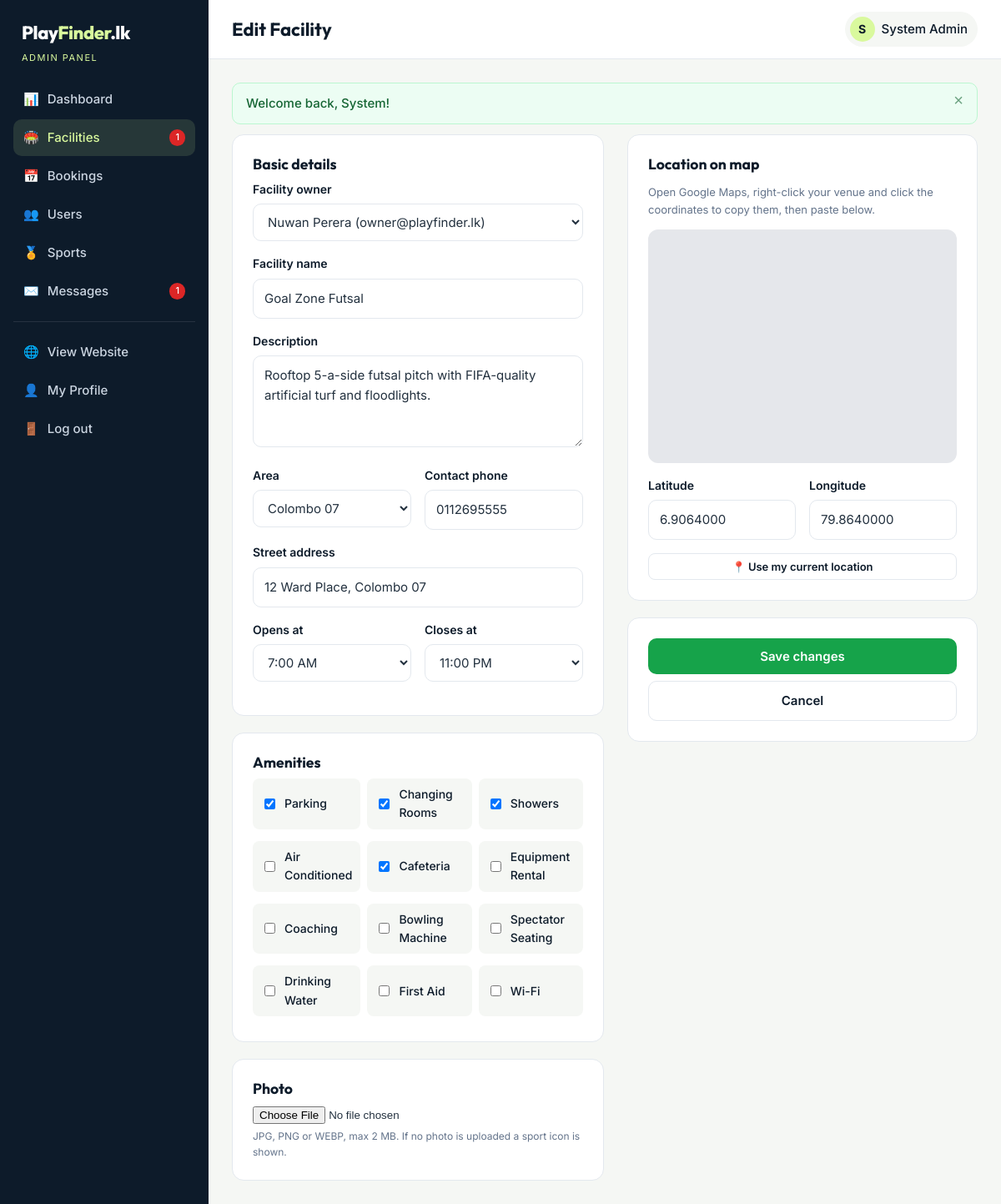
Page /owner/facility-form.php?id=2 (signed in) on the committed database.
### tables this page shows
CREATE TABLE users (
    id            INT AUTO_INCREMENT PRIMARY KEY,
    full_name     VARCHAR(100) NOT NULL,
    email         VARCHAR(150) NOT NULL UNIQUE,
    phone         VARCHAR(20)  NOT NULL,
    password_hash VARCHAR(255) NOT NULL,
    role          ENUM('user','owner','admin') NOT NULL DEFAULT 'user',
    status        ENUM('active','blocked')     NOT NULL DEFAULT 'active',
    created_at    DATETIME NOT NULL DEFAULT CURRENT_TIMESTAMP
);

CREATE TABLE facilities (
    id          INT AUTO_INCREMENT PRIMARY KEY,
    owner_id    INT NOT NULL,
    name        VARCHAR(120) NOT NULL,
    description TEXT,
    address     VARCHAR(255) NOT NULL,
    area        VARCHAR(60)  NOT NULL,
    latitude    DECIMAL(10,7) NOT NULL,
    longitude   DECIMAL(10,7) NOT NULL,
    phone       VARCHAR(20)  NOT NULL,
    open_time   TIME NOT NULL DEFAULT '06:00:00',
    close_time  TIME NOT NULL DEFAULT '22:00:00',
    amenities   VARCHAR(255) DEFAULT NULL,
    image       VARCHAR(255) DEFAULT NULL,
    status      ENUM('pending','approved','rejected') NOT NULL DEFAULT 'pending',
    created_at  DATETIME NOT NULL DEFAULT CURRENT_TIMESTAMP,
    CONSTRAINT fk_fac_owner FOREIGN KEY (owner_id) REFERENCES users(id) ON DELETE CASCADE,
    INDEX idx_fac_area (area),
    INDEX idx_fac_status (status)
);

### includes/functions.php (called while the page is built, shortened)
<?php
function e($value): string
{
    return htmlspecialchars((string)($value ?? ''), ENT_QUOTES, 'UTF-8');
}
function url(string $path = ''): string
{
    return BASE_URL . '/' . ltrim($path, '/');
}
function get_flashes(): array
{
    $f = $_SESSION['flash'] ?? [];
    return $f;
}
function time_label(string $time): string
{
    return date('g:i A', strtotime($time));
}
function amenities_list(?string $amenities): array
{
    return array_filter(array_map('trim', explode(',', (string)$amenities)));
}
function maps_enabled(): bool
{
    return GOOGLE_MAPS_API_KEY !== '';
}
function maps_embed_url(float $lat, float $lng, int $zoom = 15): string
{
    return 'https://maps.google.com/maps?q=' . $lat . ',' . $lng . '&z=' . $zoom . '&output=embed';
}

### includes/db.php (called while the page is built, shortened)
<?php
function db(): PDO
{
    static $pdo = null;
    if ($pdo === null) {
        try {
            $pdo = new PDO(DB_DSN, DB_USER, DB_PASS, [
                PDO::ATTR_ERRMODE            => PDO::ERRMODE_EXCEPTION,
                PDO::ATTR_DEFAULT_FETCH_MODE => PDO::FETCH_ASSOC,
                PDO::ATTR_EMULATE_PREPARES   => false,
            ]);
        } catch (PDOException $e) {
            http_response_code(500);
            exit('<div style="font-family:sans-serif;padding:40px;max-width:640px;margin:auto">
                <h2>Database connection failed</h2>
                <p>Please make sure MySQL is running in XAMPP and that you imported
                <code>database/playfinder.sql</code> in phpMyAdmin.</p>
                <p style="color:#888">Check settings in <code>config/config.php</code>.</p></div>');
        }
    }
    return $pdo;
}
function q(string $sql, array $params = []): PDOStatement
{
    $stmt = db()->prepare($sql);
    $stmt->execute($params);
    return $stmt;
}
function q_one(string $sql, array $params = []): ?array
{
    $row = q($sql, $params)->fetch();
    return $row === false ? null : $row;
}
function q_all(string $sql, array $params = []): array
{
    return q($sql, $params)->fetchAll();
}

### includes/auth.php (called while the page is built, shortened)
<?php
function current_user(): ?array
{
    static $user = false;
    if ($user === false) {
        $user = null;
        if (!empty($_SESSION['user_id'])) {
            $user = q_one('SELECT id, full_name, email, phone, role, status FROM users WHERE id = ?', [$_SESSION['user_id']]);
        }
    }
    return $user;
}
function is_logged_in(): bool
{
    return current_user() !== null;
}
function require_login(): array
{
    if (!is_logged_in()) {
        $_SESSION['redirect_after_login'] = $_SERVER['REQUEST_URI'] ?? url();
        flash('warning', 'Please log in to continue.');
        redirect('login.php');
    }
    return current_user();
}
function require_role(string ...$roles): array
{
    $user = require_login();
    return $user;
}

### owner/facility-form.php (the view, shortened to what this page needs)
<?php
require_once __DIR__ . '/../includes/init.php';
$user = require_role('owner', 'admin');
$isAdmin = $user['role'] === 'admin';
$id = (int)($_GET['id'] ?? 0);
$facility = null;
if ($id) {
    $facility = q_one('SELECT * FROM facilities WHERE id = ?', [$id]);
}
$AMENITIES = ['Parking', 'Changing Rooms', 'Showers', 'Air Conditioned', 'Cafeteria', 'Equipment Rental',
              'Coaching', 'Bowling Machine', 'Spectator Seating', 'Drinking Water', 'First Aid', 'Wi-Fi'];
$owners = $isAdmin ? q_all('SELECT id, full_name, email FROM users WHERE role = ? ORDER BY full_name', ['owner']) : [];
$f = $facility ?? [
    'name' => '', 'description' => '', 'address' => '', 'area' => '', 'latitude' => '', 'longitude' => '',
    'phone' => $user['phone'], 'open_time' => '06:00:00', 'close_time' => '22:00:00', 'amenities' => '', 'image' => null,
    'owner_id' => $isAdmin ? '' : $user['id'],
];
$pageTitle = $facility ? 'Edit Facility' : 'Add Facility';
$activeNav = 'facilities';
require __DIR__ . '/../includes/dash_header.php';
$amenSelected = amenities_list($f['amenities']);
$lat = is_numeric($f['latitude']) ? (float)$f['latitude'] : MAP_DEFAULT_LAT;
$lng = is_numeric($f['longitude']) ? (float)$f['longitude'] : MAP_DEFAULT_LNG;
?>
<form method="post" enctype="multipart/form-data" class="detail-layout" style="grid-template-columns:minmax(0,1fr) 420px">
    <div>
        <div class="card">
            <h3>Basic details</h3>
            <?php if ($isAdmin): ?>
                <div class="form-group">
                    <label>Facility owner</label>
                    <select name="owner_id" required>
                        <?php foreach ($owners as $o): ?>
                            <option value="<?= $o['id'] ?>" <?= $f['owner_id'] == $o['id'] ? 'selected' : '' ?>><?= e($o['full_name'] . ' (' . $o['email'] . ')') ?></option>
                        <?php endforeach; ?>
                    </select>
                </div>
            <?php endif; ?>
            <div class="form-group"><label>Facility name</label><input type="text" name="name" value="<?= e($f['name']) ?>" maxlength="120" required></div>
            <div class="form-group"><label>Description</label><textarea name="description" maxlength="2000"><?= e($f['description']) ?></textarea></div>
            <div class="grid-2">
                <div class="form-group">
                    <label>Area</label>
                    <select name="area" required>
                        <?php foreach (AREAS as $a): ?><option <?= $f['area'] === $a ? 'selected' : '' ?>><?= e($a) ?></option><?php endforeach; ?>
                    </select>
                </div>
                <div class="form-group"><label>Contact phone</label><input type="tel" name="phone" value="<?= e($f['phone']) ?>" placeholder="0112345678" required></div>
            </div>
            <div class="form-group"><label>Street address</label><input type="text" name="address" value="<?= e($f['address']) ?>" maxlength="255" required></div>
            <div class="grid-2">
                <div class="form-group">
                    <label>Opens at</label>
                    <select name="open_hour">
                        <?php for ($h = 0; $h <= 23; $h++): ?>
                            <option value="<?= $h ?>" <?= (int)substr($f['open_time'], 0, 2) === $h ? 'selected' : '' ?>><?= time_label("$h:00") ?></option>
                        <?php endfor; ?>
                    </select>
                </div>
                <div class="form-group">
                    <label>Closes at</label>
                    <select name="close_hour">
                        <?php for ($h = 1; $h <= 23; $h++): ?>
                            <option value="<?= $h ?>" <?= (int)substr($f['close_time'], 0, 2) === $h ? 'selected' : '' ?>><?= time_label("$h:00") ?></option>
                        <?php endfor; ?>
                    </select>
                </div>
            </div>
        </div>
        <div class="card">
            <h3>Amenities</h3>
            <div class="check-grid">
                <?php foreach ($AMENITIES as $a): ?>
                    <label><input type="checkbox" name="amenities[]" value="<?= e($a) ?>" <?= in_array($a, $amenSelected, true) ? 'checked' : '' ?>> <?= e($a) ?></label>
                <?php endforeach; ?>
            </div>
        </div>
        <div class="card">
            <h3>Photo</h3>
            <input type="file" name="image" accept="image/jpeg,image/png,image/webp">
            <div class="hint">JPG, PNG or WEBP, max <?= MAX_UPLOAD_MB ?> MB. If no photo is uploaded a sport icon is shown.</div>
        </div>
    </div>
    <aside class="detail-side">
        <div class="card">
            <h3>Location on map</h3>
            <p class="muted small">
                <?= maps_enabled() ? 'Click on the map to place the pin.' : 'Open Google Maps, right-click your venue and click the coordinates to copy them, then paste below.' ?>
            </p>
            <?php if (maps_enabled()): ?>
                <div id="map" class="map-embed"></div>
            <?php else: ?>
                <iframe id="mapFrame" class="map-embed" src="<?= e(maps_embed_url($lat, $lng, 15)) ?>" title="Location preview"></iframe>
            <?php endif; ?>
            <div class="grid-2 mt-2">
                <div class="form-group"><label>Latitude</label><input type="text" name="latitude" id="lat" value="<?= e($f['latitude']) ?>" placeholder="6.9010" required></div>
                <div class="form-group"><label>Longitude</label><input type="text" name="longitude" id="lng" value="<?= e($f['longitude']) ?>" placeholder="79.8730" required></div>
            </div>
            <button type="button" class="btn btn-outline btn-sm btn-block" id="useMyLocation">📍 Use my current location</button>
        </div>
        <div class="card">
            <button class="btn btn-primary btn-block"><?= $facility ? 'Save changes' : 'Create facility' ?></button>
            <a href="<?= url($isAdmin ? 'admin/facilities.php' : 'owner/facilities.php') ?>" class="btn btn-outline btn-block mt-1">Cancel</a>
        </div>
    </aside>
</form>
<?php $pageScripts = ob_get_clean();
require __DIR__ . '/../includes/dash_footer.php';

### includes/dash_header.php (shortened to what this page needs)
<?php
$user = current_user();
$isAdmin = $user['role'] === 'admin';
$activeNav = $activeNav ?? '';
if ($isAdmin) {
    $pendingCount = (int)q_val('SELECT COUNT(*) FROM facilities WHERE status = ?', ['pending']);
    $unreadCount  = (int)q_val('SELECT COUNT(*) FROM contact_messages WHERE is_read = 0');
    $menu = [
        'dashboard'  => ['admin/index.php', '📊', 'Dashboard', 0],
        'facilities' => ['admin/facilities.php', '🏟️', 'Facilities', $pendingCount],
        'bookings'   => ['admin/bookings.php', '📅', 'Bookings', 0],
        'users'      => ['admin/users.php', '👥', 'Users', 0],
        'sports'     => ['admin/sports.php', '🏅', 'Sports', 0],
        'messages'   => ['admin/messages.php', '✉️', 'Messages', $unreadCount],
    ];
} else {
    $menu = [
        'dashboard'  => ['owner/index.php', '📊', 'Dashboard', 0],
        'facilities' => ['owner/facilities.php', '🏟️', 'My Facilities', 0],
        'bookings'   => ['owner/bookings.php', '📅', 'Bookings', 0],
    ];
}
?>
<!DOCTYPE html>
<html lang="en">
<head>
    <link rel="stylesheet" href="<?= url('assets/css/style.css') ?>">
</head>
<body class="dash-body">
<aside class="sidebar" id="sidebar">
    <a href="<?= url('index.php') ?>" class="logo logo-light">Play<span>Finder</span>.lk</a>
    <div class="sidebar-role"><?= $isAdmin ? 'Admin Panel' : 'Facility Owner' ?></div>
    <nav>
        <?php foreach ($menu as $key => [$href, $icon, $label, $count]): ?>
            <a href="<?= url($href) ?>" class="<?= $activeNav === $key ? 'active' : '' ?>">
                <span><?= $icon ?></span> <?= e($label) ?>
                <?php if ($count > 0): ?><em class="count"><?= $count ?></em><?php endif; ?>
            </a>
        <?php endforeach; ?>
        <hr>
        <a href="<?= url('index.php') ?>"><span>🌐</span> View Website</a>
        <a href="<?= url('profile.php') ?>"><span>👤</span> My Profile</a>
        <a href="<?= url('logout.php') ?>"><span>🚪</span> Log out</a>
    </nav>
</aside>
<div class="dash-main">
    <header class="dash-top">
        <h1><?= e($pageTitle ?? 'Dashboard') ?></h1>
        <div class="user-chip static">
            <span class="avatar"><?= e(mb_strtoupper(mb_substr($user['full_name'], 0, 1))) ?></span>
            <?= e($user['full_name']) ?>
        </div>
    </header>
    <div class="dash-content">
    <?php foreach (get_flashes() as $flashItem): ?>
        <div class="alert alert-<?= e($flashItem['type']) ?>"><?= e($flashItem['message']) ?><button class="alert-close" aria-label="Close">×</button></div>
    <?php endforeach; ?>

### rows in the picture
users: full_name "S", full_name "System Admin"
facilities: owner_id "Nuwan Perera (owner@playfinder.lk)", name "Goal Zone Futsal", description "Rooftop 5-a-side futsal pitch with FIFA-quality artificial turf and floodlights.", phone "0112695555", address "12 Ward Place, Colombo 07", open_hour "7:00 AM", close_hour "11:00 PM", amenities "☑", latitude "6.9064000", longitude "79.8640000"

### other values in the picture
$icon "📊"
$label "Dashboard"
$icon "🏟️"
$label "Facilities"
$count "1"
$icon "📅"
$label "Bookings"
$icon "👥"
$label "Users"
$icon "🏅"
$label "Sports"
$icon "✉️"
$label "Messages"
$pageTitle "Edit Facility"
$flashItem['message'] "Welcome back, System!"
